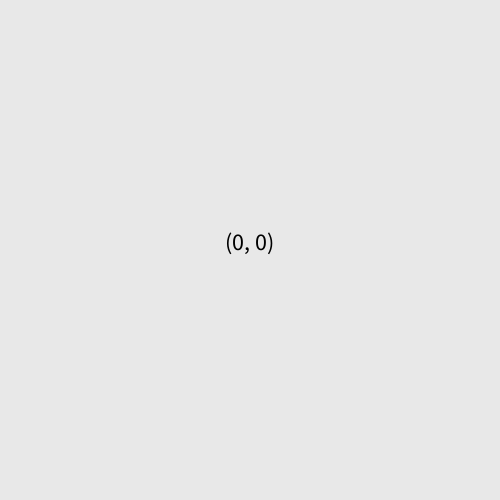
Frame 1 (no input)
Frame 60 (the mouse pressed at the canvas centre just before this capture): identical to frame 1, image omitted
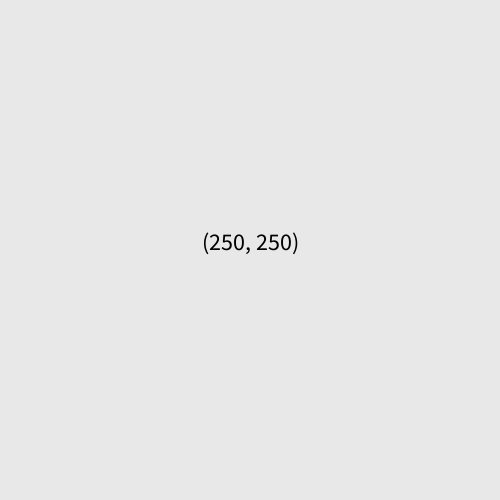
Frame 120 (the mouse held since frame 60 and released just before this capture)

The Processing sketch that drew these frames (run headless with seeded random() and noise(); from frame 60 on, the mouse is pressed at the canvas centre):

// Processing sketch: coords
// ── coords.pde
// Coords
// Copyright © 2011 Mark F. Russo
// Bryn Mawr College, Department of Computer Science
// Permission is granted to copy and distribute provided 
// this entire copyright notice is reproduced in all copies.

void setup() {
  size(500, 500);
  textAlign(CENTER);
  textSize(24);
  fill(0);
}

void draw() {
  background(232);
  text( "(" + str(mouseX) + ", " + str(mouseY) + ")", 250, 250);
}
